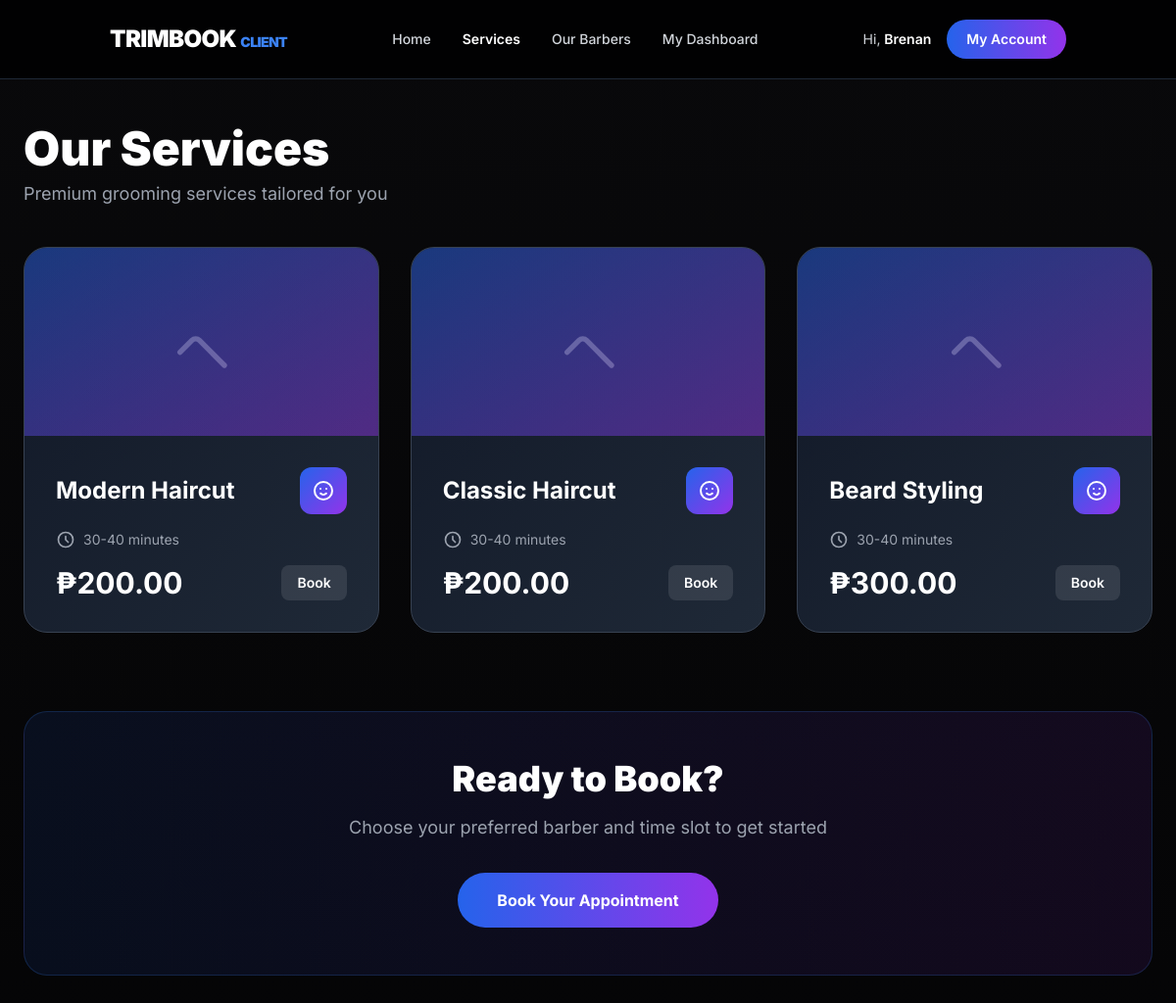
Page /pages/loggedin_services.php (signed in) on the committed database.
### tables this page shows
CREATE TABLE `services` (
  `service_id` int(11) NOT NULL,
  `service_name` varchar(100) NOT NULL,
  `description` text DEFAULT NULL,
  `price` decimal(10,2) NOT NULL
);

### pages/loggedin_services.php (the view, shortened to what this page needs)
<?php
$first_name = $_SESSION['first_name'] ?? 'Guest';
require_once('../includes/dbconfig.php');
$services = [];
$services_result = $conn->query("SELECT * FROM services");
if ($services_result) {
    while ($row = $services_result->fetch_assoc()) {
        $services[] = $row;
    }
}
?>
<!DOCTYPE html>
<html lang="en">
<head>
  <script src="https://cdn.tailwindcss.com"></script>
</head>
<body class="bg-black text-white antialiased">
  <header class="fixed w-full top-0 left-0 z-40 bg-black/80 backdrop-blur-lg border-b border-gray-800">
    <nav class="container mx-auto flex justify-between items-center py-5 px-6">
      <a href="/trimbook/pages/homepage_loggedin.php" class="text-2xl font-black tracking-tight">TRIMBOOK <span class="text-blue-500 text-sm">CLIENT</span></a>
      <ul class="hidden md:flex space-x-8 font-medium text-sm">
        <li><a href="/trimbook/pages/homepage_loggedin.php" class="text-gray-300 hover:text-white transition">Home</a></li>
        <li><a href="/trimbook/pages/loggedin_services.php" class="text-white transition font-semibold">Services</a></li>
        <li><a href="/trimbook/pages/loggedin_ourbarbers.php" class="text-gray-300 hover:text-white transition">Our Barbers</a></li>
        <li><a href="/trimbook/dashboards/client_dashboard.php" class="text-gray-300 hover:text-white transition">My Dashboard</a></li>
      </ul>
      <div class="flex items-center space-x-4">
        <span class="text-sm text-gray-300 hidden lg:block">Hi, <span class="font-semibold text-white"><?= htmlspecialchars($first_name) ?></span></span>
        <a href="/trimbook/dashboards/client_dashboard.php" class="bg-gradient-to-r from-blue-600 to-purple-600 text-white px-5 py-2.5 rounded-full text-sm font-semibold hover:shadow-lg hover:shadow-purple-500/50 transition">
          My Account
        </a>
      </div>
    </nav>
  </header>
  <main class="min-h-screen bg-gradient-to-b from-zinc-950 to-black py-12 px-6 pt-32">
    <div class="container mx-auto max-w-7xl">
      <div class="mb-10">
        <h1 class="text-4xl md:text-5xl font-black mb-2">Our Services</h1>
        <p class="text-gray-400 text-lg">Premium grooming services tailored for you</p>
      </div>
      <div class="grid md:grid-cols-2 lg:grid-cols-3 gap-8 max-w-7xl mx-auto">
        <?php if (!empty($services)): ?>
          <?php foreach ($services as $service): ?>
            <div class="card-hover bg-gradient-to-br from-gray-900 to-gray-800 border border-gray-700 rounded-3xl overflow-hidden">
              <div class="relative h-48 overflow-hidden">
                <div class="absolute inset-0 bg-gradient-to-br from-blue-600/20 to-purple-600/20"></div>
                <?php if (!empty($service['image_path'])): ?>
                  <img src="<?= htmlspecialchars($service['image_path']) ?>" alt="<?= htmlspecialchars($service['service_name']) ?>" class="service-image w-full h-full object-cover">
                <?php else: ?>
                  <div class="service-image w-full h-full bg-gradient-to-br from-blue-600/30 to-purple-600/30 flex items-center justify-center">
                    <svg class="w-16 h-16 text-white/30" fill="none" stroke="currentColor" viewBox="0 0 24 24">
                      <path stroke-linecap="round" stroke-linejoin="round" stroke-width="2" d="M4 16l4.586-4.586a2 2 0 012.828 0l9.172 9.172M4 16l4.586-4.586a2 2 0 012.828 0l9.172 9.172m0 0L21 21m-4.586-4.586l4.586 4.586"></path>
                    </svg>
                  </div>
                <?php endif; ?>
              </div>
              <div class="p-8">
                <div class="flex items-center justify-between mb-3">
                  <h3 class="text-2xl font-bold"><?= htmlspecialchars($service['service_name']) ?></h3>
                  <div class="w-12 h-12 bg-gradient-to-br from-blue-600 to-purple-600 rounded-xl flex items-center justify-center flex-shrink-0">
                    <svg class="w-6 h-6 text-white" fill="none" stroke="currentColor" viewBox="0 0 24 24">
                      <path stroke-linecap="round" stroke-linejoin="round" stroke-width="2" d="M14.828 14.828a4 4 0 01-5.656 0M9 10h.01M15 10h.01M21 12a9 9 0 11-18 0 9 9 0 0118 0z"></path>
                    </svg>
                  </div>
                </div>
                <div class="flex items-center text-sm text-gray-400 mb-4">
                  <svg class="w-5 h-5 mr-2" fill="none" stroke="currentColor" viewBox="0 0 24 24">
                    <path stroke-linecap="round" stroke-linejoin="round" stroke-width="2" d="M12 8v4l3 3m6-3a9 9 0 11-18 0 9 9 0 0118 0z"></path>
                  </svg>
                  <?= htmlspecialchars($service['duration'] ?? '30-40 minutes') ?>
                </div>
                <div class="flex items-center justify-between">
                  <p class="text-3xl font-bold gradient-text">₱<?= htmlspecialchars(number_format($service['price'], 2)) ?></p>
                  <a href="/trimbook/dashboards/client_selectBarber.php" class="bg-white/10 hover:bg-white/20 text-white px-4 py-2 rounded-lg text-sm font-semibold transition">
                    Book
                  </a>
                </div>
              </div>
            </div>
          <?php endforeach; ?>
        <?php endif; ?>
      </div>
      <div class="mt-20 bg-gradient-to-r from-blue-600/10 to-purple-600/10 border border-blue-500/20 rounded-3xl p-12 text-center">
        <h2 class="text-3xl md:text-4xl font-black mb-4">Ready to Book?</h2>
        <p class="text-gray-400 text-lg max-w-2xl mx-auto mb-8">Choose your preferred barber and time slot to get started</p>
        <a href="/trimbook/dashboards/client_selectBarber.php" class="inline-block bg-gradient-to-r from-blue-600 to-purple-600 text-white px-10 py-4 rounded-full font-bold hover:shadow-xl hover:shadow-purple-500/50 transition transform hover:scale-105">
          Book Your Appointment
        </a>
      </div>
    </div>
  </main>
</body>
</html>

### pages/loggedin_services.php (style rules this page uses)
body { font-family: 'Inter', sans-serif; }
.card-hover { transition: all 0.3s ease; }
.service-image { transition: all 0.3s ease; }

### rows in the picture
services: service_name "Modern Haircut", duration "30-40 minutes", price "200.00"
services: service_name "Classic Haircut", duration "30-40 minutes", price "200.00"
services: service_name "Beard Styling", duration "30-40 minutes", price "300.00"

### other values in the picture
$first_name "Brenan"
